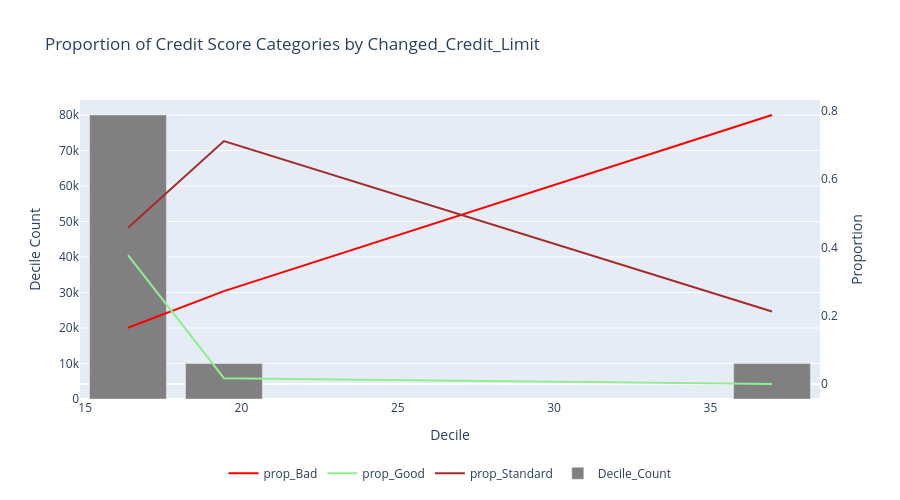

The code cell stored with this chart in its notebook:
### Code cell
chart_types = {
    "prop_Good":"line",
    "prop_Standard":"line",
    "prop_Bad": "line",  
    "Decile_Count": "bar"    
}

fig = plot_interactive_chart(
    df=grouped_deciles_summary,  
    y_columns=["prop_Bad", "prop_Good", "prop_Standard", "Decile_Count"],  
    x_column="Decile_Max",  
    chart_types=chart_types, 
    title=f"Proportion of Credit Score Categories by {continuous_variable}",
    x_title="Decile",
    y_title="Decile Count",  
    y2_title="Proportion",   
    secondary_y=["prop_Bad", "prop_Good", "prop_Standard"],  
    width=900,
    height=500,
    custom_colors={"prop_Bad": "red", "prop_Good":"lightgreen",
    "prop_Standard":"brown", "Decile_Count": "gray"}  
)

fig.show()

### Figure 1 — Plotly figure (JSON) as saved in the notebook; plotly's stock layout.template omitted (floating-point values rounded to 4 significant figures)
{"data": [{"line": {"color": "red"}, "mode": "lines", "name": "prop_Bad", "type": "scatter", "x": [16.37, 19.44, 36.97], "y": [0.1649, 0.2718, 0.7875], "yaxis": "y2"}, {"line": {"color": "lightgreen"}, "mode": "lines", "name": "prop_Good", "type": "scatter", "x": [16.37, 19.44, 36.97], "y": [0.3776, 0.01727, 0], "yaxis": "y2"}, {"line": {"color": "brown"}, "mode": "lines", "name": "prop_Standard", "type": "scatter", "x": [16.37, 19.44, 36.97], "y": [0.4575, 0.7109, 0.2125], "yaxis": "y2"}, {"marker": {"color": "gray"}, "name": "Decile_Count", "type": "bar", "x": [16.37, 19.44, 36.97], "y": [80011, 10018, 9971], "yaxis": "y"}], "layout": {"height": 500, "legend": {"orientation": "h", "x": 0.5, "xanchor": "center", "y": -0.2, "yanchor": "top"}, "title": {"text": "Proportion of Credit Score Categories by Changed_Credit_Limit"}, "width": 900, "xaxis": {"title": {"text": "Decile"}}, "yaxis": {"title": {"text": "Decile Count"}}, "yaxis2": {"overlaying": "y", "showgrid": false, "side": "right", "title": {"text": "Proportion"}}}}
